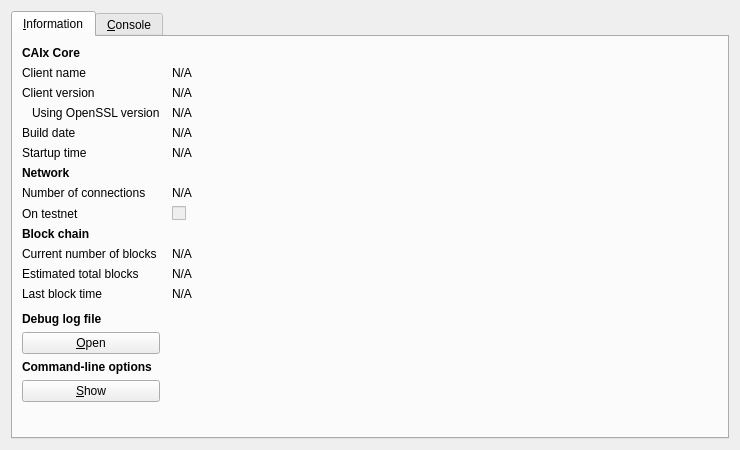
<?xml version="1.0" encoding="UTF-8"?>
<ui version="4.0">
 <class>RPCConsole</class>
 <widget class="QDialog" name="RPCConsole">
  <property name="geometry">
   <rect>
    <x>0</x>
    <y>0</y>
    <width>740</width>
    <height>450</height>
   </rect>
  </property>
  <property name="windowTitle">
   <string>CAIx - Debug window</string>
  </property>
  <layout class="QVBoxLayout" name="verticalLayout_2">
   <item>
    <widget class="QTabWidget" name="tabWidget">
     <property name="currentIndex">
      <number>0</number>
     </property>
     <widget class="QWidget" name="tab_info">
      <attribute name="title">
       <string>&amp;Information</string>
      </attribute>
      <layout class="QGridLayout" name="gridLayout" columnstretch="0,1">
       <property name="horizontalSpacing">
        <number>12</number>
       </property>
       <item row="0" column="0">
        <widget class="QLabel" name="label_9">
         <property name="font">
          <font>
           <weight>75</weight>
           <bold>true</bold>
          </font>
         </property>
         <property name="text">
          <string>CAIx Core</string>
         </property>
        </widget>
       </item>
       <item row="1" column="0">
        <widget class="QLabel" name="label_5">
         <property name="text">
          <string>Client name</string>
         </property>
        </widget>
       </item>
       <item row="1" column="1">
        <widget class="QLabel" name="clientName">
         <property name="cursor">
          <cursorShape>IBeamCursor</cursorShape>
         </property>
         <property name="text">
          <string>N/A</string>
         </property>
         <property name="textFormat">
          <enum>Qt::PlainText</enum>
         </property>
         <property name="textInteractionFlags">
          <set>Qt::LinksAccessibleByMouse|Qt::TextSelectableByKeyboard|Qt::TextSelectableByMouse</set>
         </property>
        </widget>
       </item>
       <item row="2" column="0">
        <widget class="QLabel" name="label_6">
         <property name="text">
          <string>Client version</string>
         </property>
        </widget>
       </item>
       <item row="2" column="1">
        <widget class="QLabel" name="clientVersion">
         <property name="cursor">
          <cursorShape>IBeamCursor</cursorShape>
         </property>
         <property name="text">
          <string>N/A</string>
         </property>
         <property name="textFormat">
          <enum>Qt::PlainText</enum>
         </property>
         <property name="textInteractionFlags">
          <set>Qt::LinksAccessibleByMouse|Qt::TextSelectableByKeyboard|Qt::TextSelectableByMouse</set>
         </property>
        </widget>
       </item>
       <item row="3" column="0">
        <widget class="QLabel" name="label_14">
         <property name="text">
          <string>Using OpenSSL version</string>
         </property>
         <property name="indent">
          <number>10</number>
         </property>
        </widget>
       </item>
       <item row="3" column="1">
        <widget class="QLabel" name="openSSLVersion">
         <property name="cursor">
          <cursorShape>IBeamCursor</cursorShape>
         </property>
         <property name="text">
          <string>N/A</string>
         </property>
         <property name="textFormat">
          <enum>Qt::PlainText</enum>
         </property>
         <property name="textInteractionFlags">
          <set>Qt::LinksAccessibleByMouse|Qt::TextSelectableByKeyboard|Qt::TextSelectableByMouse</set>
         </property>
        </widget>
       </item>
       <item row="4" column="0">
        <widget class="QLabel" name="label_12">
         <property name="text">
          <string>Build date</string>
         </property>
        </widget>
       </item>
       <item row="4" column="1">
        <widget class="QLabel" name="buildDate">
         <property name="cursor">
          <cursorShape>IBeamCursor</cursorShape>
         </property>
         <property name="text">
          <string>N/A</string>
         </property>
         <property name="textFormat">
          <enum>Qt::PlainText</enum>
         </property>
         <property name="textInteractionFlags">
          <set>Qt::LinksAccessibleByMouse|Qt::TextSelectableByKeyboard|Qt::TextSelectableByMouse</set>
         </property>
        </widget>
       </item>
       <item row="5" column="0">
        <widget class="QLabel" name="label_13">
         <property name="text">
          <string>Startup time</string>
         </property>
        </widget>
       </item>
       <item row="5" column="1">
        <widget class="QLabel" name="startupTime">
         <property name="cursor">
          <cursorShape>IBeamCursor</cursorShape>
         </property>
         <property name="text">
          <string>N/A</string>
         </property>
         <property name="textFormat">
          <enum>Qt::PlainText</enum>
         </property>
         <property name="textInteractionFlags">
          <set>Qt::LinksAccessibleByMouse|Qt::TextSelectableByKeyboard|Qt::TextSelectableByMouse</set>
         </property>
        </widget>
       </item>
       <item row="6" column="0">
        <widget class="QLabel" name="label_11">
         <property name="font">
          <font>
           <weight>75</weight>
           <bold>true</bold>
          </font>
         </property>
         <property name="text">
          <string>Network</string>
         </property>
        </widget>
       </item>
       <item row="7" column="0">
        <widget class="QLabel" name="label_7">
         <property name="text">
          <string>Number of connections</string>
         </property>
        </widget>
       </item>
       <item row="7" column="1">
        <widget class="QLabel" name="numberOfConnections">
         <property name="cursor">
          <cursorShape>IBeamCursor</cursorShape>
         </property>
         <property name="text">
          <string>N/A</string>
         </property>
         <property name="textFormat">
          <enum>Qt::PlainText</enum>
         </property>
         <property name="textInteractionFlags">
          <set>Qt::LinksAccessibleByMouse|Qt::TextSelectableByKeyboard|Qt::TextSelectableByMouse</set>
         </property>
        </widget>
       </item>
       <item row="8" column="0">
        <widget class="QLabel" name="label_8">
         <property name="text">
          <string>On testnet</string>
         </property>
        </widget>
       </item>
       <item row="8" column="1">
        <widget class="QCheckBox" name="isTestNet">
         <property name="enabled">
          <bool>false</bool>
         </property>
         <property name="text">
          <string/>
         </property>
        </widget>
       </item>
       <item row="9" column="0">
        <widget class="QLabel" name="label_10">
         <property name="font">
          <font>
           <weight>75</weight>
           <bold>true</bold>
          </font>
         </property>
         <property name="text">
          <string>Block chain</string>
         </property>
        </widget>
       </item>
       <item row="10" column="0">
        <widget class="QLabel" name="label_3">
         <property name="text">
          <string>Current number of blocks</string>
         </property>
        </widget>
       </item>
       <item row="10" column="1">
        <widget class="QLabel" name="numberOfBlocks">
         <property name="cursor">
          <cursorShape>IBeamCursor</cursorShape>
         </property>
         <property name="text">
          <string>N/A</string>
         </property>
         <property name="textFormat">
          <enum>Qt::PlainText</enum>
         </property>
         <property name="textInteractionFlags">
          <set>Qt::LinksAccessibleByMouse|Qt::TextSelectableByKeyboard|Qt::TextSelectableByMouse</set>
         </property>
        </widget>
       </item>
       <item row="11" column="0">
        <widget class="QLabel" name="label_4">
         <property name="text">
          <string>Estimated total blocks</string>
         </property>
        </widget>
       </item>
       <item row="11" column="1">
        <widget class="QLabel" name="totalBlocks">
         <property name="cursor">
          <cursorShape>IBeamCursor</cursorShape>
         </property>
         <property name="text">
          <string>N/A</string>
         </property>
         <property name="textFormat">
          <enum>Qt::PlainText</enum>
         </property>
         <property name="textInteractionFlags">
          <set>Qt::LinksAccessibleByMouse|Qt::TextSelectableByKeyboard|Qt::TextSelectableByMouse</set>
         </property>
        </widget>
       </item>
       <item row="12" column="0">
        <widget class="QLabel" name="label_2">
         <property name="text">
          <string>Last block time</string>
         </property>
        </widget>
       </item>
       <item row="12" column="1">
        <widget class="QLabel" name="lastBlockTime">
         <property name="cursor">
          <cursorShape>IBeamCursor</cursorShape>
         </property>
         <property name="text">
          <string>N/A</string>
         </property>
         <property name="textFormat">
          <enum>Qt::PlainText</enum>
         </property>
         <property name="textInteractionFlags">
          <set>Qt::LinksAccessibleByMouse|Qt::TextSelectableByKeyboard|Qt::TextSelectableByMouse</set>
         </property>
        </widget>
       </item>
       <item row="13" column="0">
        <spacer name="verticalSpacer_2">
         <property name="orientation">
          <enum>Qt::Vertical</enum>
         </property>
         <property name="sizeHint" stdset="0">
          <size>
           <width>20</width>
           <height>20</height>
          </size>
         </property>
        </spacer>
       </item>
       <item row="14" column="0">
        <widget class="QLabel" name="labelDebugLogfile">
         <property name="font">
          <font>
           <weight>75</weight>
           <bold>true</bold>
          </font>
         </property>
         <property name="text">
          <string>Debug log file</string>
         </property>
        </widget>
       </item>
       <item row="15" column="0">
        <widget class="QPushButton" name="openDebugLogfileButton">
         <property name="toolTip">
          <string>Open the CAIx debug log file from the current data directory. This can take a few seconds for large log files.</string>
         </property>
         <property name="text">
          <string>&amp;Open</string>
         </property>
         <property name="autoDefault">
          <bool>false</bool>
         </property>
        </widget>
       </item>
       <item row="16" column="0">
        <widget class="QLabel" name="labelCLOptions">
         <property name="font">
          <font>
           <weight>75</weight>
           <bold>true</bold>
          </font>
         </property>
         <property name="text">
          <string>Command-line options</string>
         </property>
        </widget>
       </item>
       <item row="17" column="0">
        <widget class="QPushButton" name="showCLOptionsButton">
         <property name="toolTip">
          <string>Show the CAIx-Qt help message to get a list with possible CAIx command-line options.</string>
         </property>
         <property name="text">
          <string>&amp;Show</string>
         </property>
         <property name="autoDefault">
          <bool>false</bool>
         </property>
        </widget>
       </item>
       <item row="18" column="0">
        <spacer name="verticalSpacer">
         <property name="orientation">
          <enum>Qt::Vertical</enum>
         </property>
         <property name="sizeHint" stdset="0">
          <size>
           <width>20</width>
           <height>40</height>
          </size>
         </property>
        </spacer>
       </item>
      </layout>
     </widget>
     <widget class="QWidget" name="tab_console">
      <attribute name="title">
       <string>&amp;Console</string>
      </attribute>
      <layout class="QVBoxLayout" name="verticalLayout_3">
       <property name="spacing">
        <number>3</number>
       </property>
       <item>
        <widget class="QTextEdit" name="messagesWidget">
         <property name="minimumSize">
          <size>
           <width>0</width>
           <height>100</height>
          </size>
         </property>
         <property name="readOnly">
          <bool>true</bool>
         </property>
         <property name="tabKeyNavigation" stdset="0">
          <bool>false</bool>
         </property>
         <property name="columnCount" stdset="0">
          <number>2</number>
         </property>
        </widget>
       </item>
       <item>
        <layout class="QHBoxLayout" name="horizontalLayout">
         <property name="spacing">
          <number>3</number>
         </property>
         <item>
          <widget class="QLabel" name="label">
           <property name="text">
            <string notr="true">&gt;</string>
           </property>
          </widget>
         </item>
         <item>
          <widget class="QLineEdit" name="lineEdit"/>
         </item>
         <item>
          <widget class="QPushButton" name="clearButton">
           <property name="maximumSize">
            <size>
             <width>24</width>
             <height>24</height>
            </size>
           </property>
           <property name="toolTip">
            <string>Clear console</string>
           </property>
           <property name="text">
            <string/>
           </property>
           <property name="icon">
            <iconset resource="../bitcoin.qrc">
             <normaloff>:/icons/remove</normaloff>:/icons/remove</iconset>
           </property>
           <property name="shortcut">
            <string notr="true">Ctrl+L</string>
           </property>
           <property name="autoDefault">
            <bool>false</bool>
           </property>
          </widget>
         </item>
        </layout>
       </item>
      </layout>
     </widget>
    </widget>
   </item>
  </layout>
 </widget>
 <resources>
  <include location="../bitcoin.qrc"/>
 </resources>
 <connections/>
</ui>
